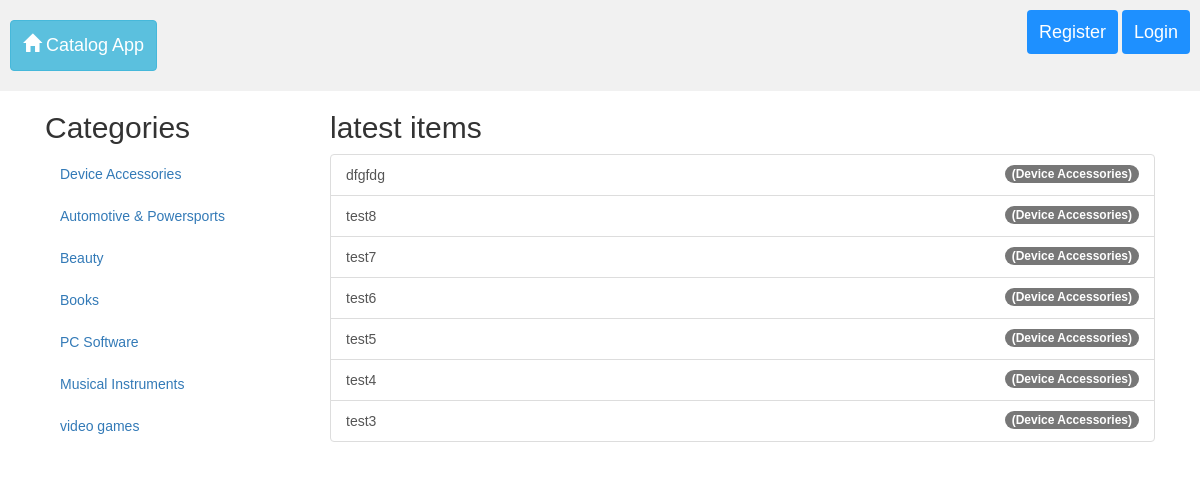
Page /CatalogApp on the committed database.
### db_setup.py (models this page shows, shortened)
class Category(Base):
    __tablename__ = 'category'
    t_id = Column(Integer, primary_key=True)
    t_catName = Column(String(250), nullable=False, unique=True)
    t_userId = Column(Integer, ForeignKey('user.t_id'))
    t_relationU = relationship(User)

class Item(Base):
    __tablename__ = 'item'
    t_id = Column(Integer, primary_key=True)
    t_itemName = Column(String(100), nullable=False, unique=True)
    t_itemDescription = Column(String(250), nullable=False)
    t_userId = Column(Integer, ForeignKey('user.t_id', ondelete="CASCADE"))
    t_relationU = relationship(User)
    t_catId = Column(Integer, ForeignKey('category.t_id', ondelete="CASCADE"))
    t_relationC = relationship(Category)

### V2project3.py (the view)
@app.route('/')
@app.route('/CatalogApp')
def mainPage():
    if 'user_email' in login_session:
        print(login_session['user_email'])
        categories = session.query(Category).all()
        latestItems = \
            session.query(Item).order_by(desc(Item.t_id)).limit(7)
        return render_template('privateMain.html',
                               mainCategories=categories,
                               mainItems=latestItems,
                               current_user=login_session['user_email'],
                               session_type=login_session['type'],
                               user_id=login_session['user_id'])
    else:
        print('nothing in login session')
        categories = session.query(Category).all()
        latestItems = \
            session.query(Item).order_by(desc(Item.t_id)).limit(7)
        return render_template('publicMain.html',
                               mainCategories=categories,
                               mainItems=latestItems)

### templates/publicMain.html
{% extends "startPublic.html" %}
{% block content %}
<div class="container-fluid">
    <div class="row content">
        <div class="col-sm-3 sidenav">
            <h2>Categories</h2>
            <ul class="nav nav-pills nav-stacked">
                {% for htmlCategory in mainCategories %}
                <li>
                    <a href="{{url_for('catPage', category_name=htmlCategory.t_catName)}}">{{htmlCategory.t_catName}}</a>
                </li>
                {% endfor %}
            </ul>
        </div>
        <div class="col-sm-9">
            <h2>latest items</h2>
            <div class="list-group">
                {% for item in mainItems %} {% for cati in mainCategories %} {% if cati.t_id == item.t_catId %}
                <a href="{{url_for('itemPage',category_name=cati.t_catName,item_name=item.t_itemName)}}" class="list-group-item">{{item.t_itemName}}
                    <span class="badge">({{cati.t_catName}})</span>
                </a>
                {% endif %} {% endfor %} {% endfor %}
            </div>
        </div>
    </div>
</div>
{% endblock %}

### templates/startPublic.html (shortened to what this page needs)
<!DOCTYPE html>
<html>
<head>
    <link rel="stylesheet" href="https://maxcdn.bootstrapcdn.com/bootstrap/3.3.7/css/bootstrap.min.css">
</head>
<body>
    <div class="header">
        <a href="{{url_for('mainPage')}}" class="btn btn-info btn-lg">
            <span class="glyphicon glyphicon-home"></span> Catalog App
        </a>
        <div class="header-right">
            <a class="active" href="{{url_for('register')}}">Register</a>
            <a class="active" href="{{url_for('start')}}">Login</a>
        </div>
    </div>
    <div class="container">
        {% block content %}
        {% endblock %}
    </div>
</body>
</html>

### templates/startPublic.html (style rules this page uses)
* { box-sizing: border-box; }
body { margin: 0; font-family: Arial; }
.header { overflow: hidden; background-color: #f1f1f1; padding: 20px 10px; }
.header a { text-align: center; padding: 12px; text-decoration: none; font-size: 18px; line-height: 25px; border-radius: 4px; }
.header a.active { background-color: dodgerblue; color: white; }
.header-right { float: right; }

### rows in the picture
Category: t_catName "Device Accessories"
Category: t_catName "Automotive & Powersports"
Category: t_catName "Beauty"
Category: t_catName "Books"
Category: t_catName "PC Software"
Category: t_catName "Musical Instruments"
Category: t_catName "video games"
Item: t_itemName "dfgfdg"
Item: t_itemName "test8"
Item: t_itemName "test7"
Item: t_itemName "test6"
Item: t_itemName "test5"
Item: t_itemName "test4"
Item: t_itemName "test3"
